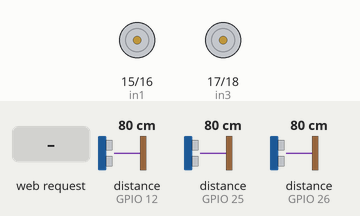
Simulated run of this sketch. Board: ESP32. Parts: motor-driver pin pairs drawn as motors (green arrow = first pin HIGH = forward, orange = second pin HIGH = backward, longer = more drive, scaled by the enable pin). Inputs (shaded band) come from the test bench; at power-on: distance to the obstacle (sensors on GPIO 12, GPIO 25, GPIO 26) 80 cm. The echo pulse lasts 58.3 µs per cm; WiFi joins after 1.5 s; servers stay silent unless stated; what the sketch prints to the serial monitor is not drawn.

Above: at 3.2 s.
3.3 s: HTTP request GET /move?direction=up received
At 3.41 s:
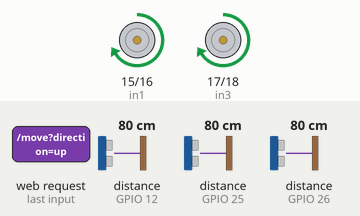
5.0 s: HTTP request GET /move?direction=down received
At 5.1 s:
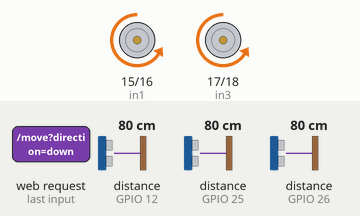
6.7 s: HTTP request GET /move?direction=left received
At 6.8 s:
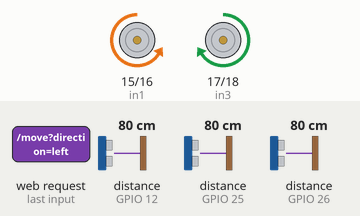
8.4 s: HTTP request GET /move?direction=right received
At 8.5 s:
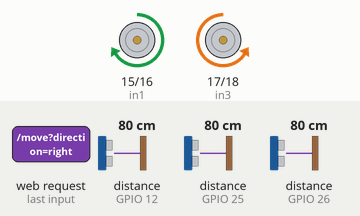
Timing chart, 0 to 11.1 s (numbered marks = the images above; inputs shaded):
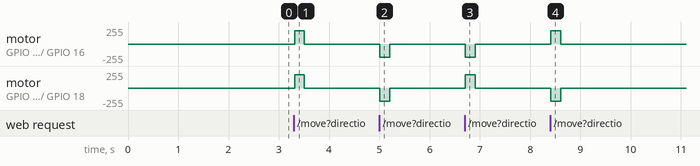

Measured:
- after the input at 3.3 s, motor on GPIO 15 (in1) / GPIO 16 (in2), motor on GPIO 17 (in3) / GPIO 18 (in4): stopped → forward 199/255 at once, → stopped 0.19 s later
- after the input at 5.0 s, motor on GPIO 15 (in1) / GPIO 16 (in2), motor on GPIO 17 (in3) / GPIO 18 (in4): stopped → backward 199/255 at once, → stopped 0.20 s later
- after the input at 6.7 s, motor on GPIO 15 (in1) / GPIO 16 (in2): stopped → backward 199/255 at once, → stopped 0.20 s later; motor on GPIO 17 (in3) / GPIO 18 (in4): stopped → forward 199/255 at once, → stopped 0.20 s later
- after the input at 8.4 s, motor on GPIO 15 (in1) / GPIO 16 (in2): stopped → forward 199/255 at once, → stopped 0.20 s later; motor on GPIO 17 (in3) / GPIO 18 (in4): stopped → backward 199/255 at once, → stopped 0.20 s later

The sketch:

Arduino_code.ino
```cpp
#include <WiFi.h>
#include <ESPAsyncWebServer.h>

// Replace with your network credentials
const char* ssid = "SLTC_LEARN";
const char* password = "Success@SLTC";

// Motor pins
const int in1 = 15;
const int in2 = 16;
const int in3 = 17;
const int in4 = 18;
const int enA = 22;
const int enB = 23;

// Ultrasonic sensor pins
const int trigFrontLeft = 27;
const int echoFrontLeft = 26;
const int trigFrontRight = 33;
const int echoFrontRight = 25;
const int trigRear = 14;
const int echoRear = 12;

AsyncWebServer server(80);

String currentCommand = ""; // Store the current command
unsigned long lastCommandTime = 0; // Time of the last command
const unsigned long commandTimeout = 200; // Timeout in milliseconds
const int obstacleDistanceThreshold = 20; // Distance threshold in cm

void setup() {
  Serial.begin(115200);

  // Connect to Wi-Fi
  WiFi.begin(ssid, password);
  while (WiFi.status() != WL_CONNECTED) {
    delay(1000);
    Serial.println("Connecting to WiFi...");
  }
  Serial.println("Connected to WiFi");
  Serial.print("IP Address: ");
  Serial.println(WiFi.localIP());

  // Motor pin setup
  pinMode(in1, OUTPUT);
  pinMode(in2, OUTPUT);
  pinMode(in3, OUTPUT);
  pinMode(in4, OUTPUT);

  ledcSetup(0, 1000, 8);  // Channel 0, 1 kHz, 8-bit
  ledcSetup(1, 1000, 8);  // Channel 1, 1 kHz, 8-bit
  ledcAttachPin(enA, 0);
  ledcAttachPin(enB, 1);

  // Ultrasonic sensor setup
  pinMode(trigFrontLeft, OUTPUT);
  pinMode(echoFrontLeft, INPUT);
  pinMode(trigFrontRight, OUTPUT);
  pinMode(echoFrontRight, INPUT);
  pinMode(trigRear, OUTPUT);
  pinMode(echoRear, INPUT);

  // Web server
  server.on("/move", HTTP_GET, [](AsyncWebServerRequest* request) {
    if (request->hasParam("direction")) {
      currentCommand = request->getParam("direction")->value();
      lastCommandTime = millis(); // Update last command time
      request->send(200, "text/plain", "OK");
    } else {
      request->send(400, "text/plain", "Bad Request");
    }
  });

  server.begin();
}

void loop() {
  // Check for command timeout
  if (millis() - lastCommandTime > commandTimeout) {
    stopMotors();
    return;
  }

  // Execute movement based on command
  if (currentCommand == "up") moveForward();
  else if (currentCommand == "down") moveBackward();
  else if (currentCommand == "left") turnLeft();
  else if (currentCommand == "right") turnRight();
}

// Movement functions
void moveForward() {
  long leftDist = getDistance(trigFrontLeft, echoFrontLeft);
  long rightDist = getDistance(trigFrontRight, echoFrontRight);

  if (leftDist > obstacleDistanceThreshold && rightDist > obstacleDistanceThreshold) {
    Serial.println("Moving Forward");
    digitalWrite(in1, HIGH);
    digitalWrite(in2, LOW);
    digitalWrite(in3, HIGH);
    digitalWrite(in4, LOW);
    ledcWrite(0, 200);  // Adjust speed
    ledcWrite(1, 200);
  } else {
    stopMotors();
  }
}

void moveBackward() {
  long rearDist = getDistance(trigRear, echoRear);
  if (rearDist > obstacleDistanceThreshold) {
    Serial.println("Moving Backward");
    digitalWrite(in1, LOW);
    digitalWrite(in2, HIGH);
    digitalWrite(in3, LOW);
    digitalWrite(in4, HIGH);
    ledcWrite(0, 200);
    ledcWrite(1, 200);
  } else {
    stopMotors();
  }
}

void turnLeft() {
  long leftDist = getDistance(trigFrontLeft, echoFrontLeft);
  if (leftDist > obstacleDistanceThreshold) {
    Serial.println("Turning Left");
    digitalWrite(in1, LOW);
    digitalWrite(in2, HIGH);
    digitalWrite(in3, HIGH);
    digitalWrite(in4, LOW);
    ledcWrite(0, 200);
    ledcWrite(1, 200);
  } else {
    stopMotors();
  }
}

void turnRight() {
  long rightDist = getDistance(trigFrontRight, echoFrontRight);
  if (rightDist > obstacleDistanceThreshold) {
    Serial.println("Turning Right");
    digitalWrite(in1, HIGH);
    digitalWrite(in2, LOW);
    digitalWrite(in3, LOW);
    digitalWrite(in4, HIGH);
    ledcWrite(0, 200);
    ledcWrite(1, 200);
  } else {
    stopMotors();
  }
}

void stopMotors() {
  Serial.println("Stopping Motors");
  digitalWrite(in1, LOW);
  digitalWrite(in2, LOW);
  digitalWrite(in3, LOW);
  digitalWrite(in4, LOW);
  ledcWrite(0, 0);
  ledcWrite(1, 0);
}

// Ultrasonic distance function
long getDistance(int trigPin, int echoPin) {
  digitalWrite(trigPin, LOW);
  delayMicroseconds(2);
  digitalWrite(trigPin, HIGH);
  delayMicroseconds(10);
  digitalWrite(trigPin, LOW);

  long duration = pulseIn(echoPin, HIGH, 30000); // 30ms timeout
  long distance = duration * 0.034 / 2;
  if (distance == 0) distance = 300; // If no echo, assume max distance
  return distance;
}
```
